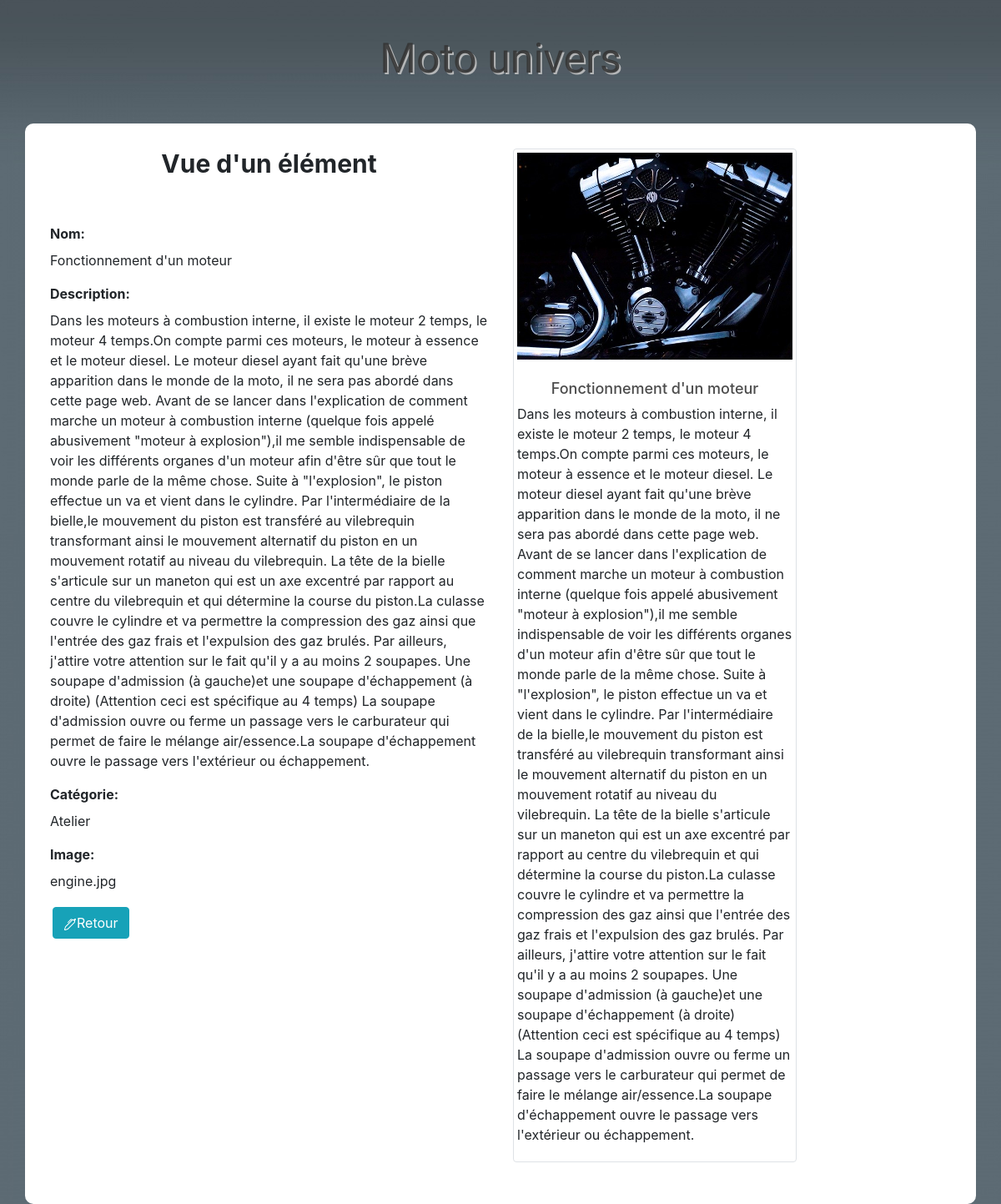
Screenshot of /admin/viewItem.php?id=22 with the database file from the repository.
### tables this page shows
CREATE TABLE `items` (
  `id` int(11) NOT NULL,
  `name` varchar(100) NOT NULL,
  `description` longtext NOT NULL,
  `image` varchar(255) NOT NULL,
  `category` int(11) NOT NULL
);

CREATE TABLE `categories` (
  `id` int(11) NOT NULL,
  `name` varchar(100) NOT NULL
);

### admin/viewItem.php (the view, shortened to what this page needs)
<?php
if (!empty($_GET['id'])) {
  $id = checkInput($_GET['id']);
}
else header("Location: index.php");;
$db = Database::connect();
$statement = $db->prepare("SELECT items.id, items.name, items.description, items.image, categories.name AS category FROM items LEFT JOIN categories ON items.category = categories.id WHERE items.id = ?");
$statement->execute(array($id));
$item = $statement->fetch();
function checkInput($data)
{
  $data = trim($data);
  $data = stripslashes($data);
  $data = htmlspecialchars($data);
  return $data;
}
?>
<!DOCTYPE html>
<html lang="fr">
<head>
    <link rel="stylesheet" href="../bootstrap/css/bootstrap.min.css">
    <link rel="stylesheet" href="../css/styles.css">
</head>
<body>
    <h1 class="text-logo">Moto univers</h1>
    <div class="container admin">
        <div class="row">
            <div class="col-sm-6 ">
                <h1>Vue d'un élément</h1>
                <br>
                <form>
                    <div class="form-group">
                        <label><strong>Nom:</strong></label><br><?php echo '  ' . $item['name']; ?>
                    </div>
                    <div class="form-group">
                        <label><strong>Description:</strong></label><br><?php echo '  ' . $item['description']; ?>
                    </div>
                    <div class="form-group">
                        <label><strong>Catégorie:</strong></label><br><?php echo '  ' . $item['category']; ?>
                    </div>
                    <div class="form-group">
                        <label><strong>Image:</strong></label><br><?php echo '  ' . $item['image']; ?>
                    </div>
                </form>
                <div class="form-action">
                    <a class="btn btn-info" href="index.php" role="button">Retour</a>
                </div>
            </div>
            <div class="col-sm-6 col-md-4">
                <div class="img-thumbnail">
                    <img class="img-fluid max-width: 100%" src=" <?php echo '../images/' . $item['image']; ?>"
                        alt="...">
                    <div class="caption"><br>
                        <h4 align="center"><?php echo $item['name']; ?></h4>
                        <p><?php echo $item['description']; ?></p>
                    </div>
                </div>
            </div>
        </div>
    </div>
</body>
</html>

### css/styles.css (style rules this page uses)
body { background-image: url(../images/bg.jpg); }
.text-logo { color: rgba(53, 53, 53, 0.89); text-shadow: 2px 2px rgba(199, 199, 199, 0.842); font-size: 50px; padding: 40px 0px; text-align: center; font-family: "Holtwood One SC", sans-serif; }
.img-thumbnail { margin-bottom: 20px; }
.img-fluid { background-color: #ffd301; }
.caption > h4 { color: rgba(53, 53, 53, 0.89); font-size: 18px; }
a:hover, a, a:focus { color: #eee; margin: 3px; }
.container.admin { padding: 30px; }
.admin { background-color: #fff; border-radius: 10px; }
.admin h1 { font-weight: bold; font-size: 30px; margin-bottom: 30px; text-align: center; }

### rows the page displays
items: name "Fonctionnement d'un moteur", description "Dans les moteurs à combustion interne, il existe le moteur 2 temps, le moteur 4 temps.On compte parmi ces moteurs, le moteur à essence et le moteur diesel. Le moteur diesel ayant fait qu'une brève apparition dans le monde de la moto, il ne sera pas abordé dans cette page web. Avant de se lancer dans l'explication de comment marche un moteur à combustion interne (quelque fois appelé abusivement \"moteur à explosion\"),il me semble indispensable de voir les différents organes d'un moteur afin d'être sûr que tout le monde parle de la même chose. Suite à \"l'explosion\", le piston effectue un va et vient dans le cylindre. Par l'intermédiaire de la bielle,le mouvement du piston est transféré au…", category.name "Atelier", image "engine.jpg", image (picture)
